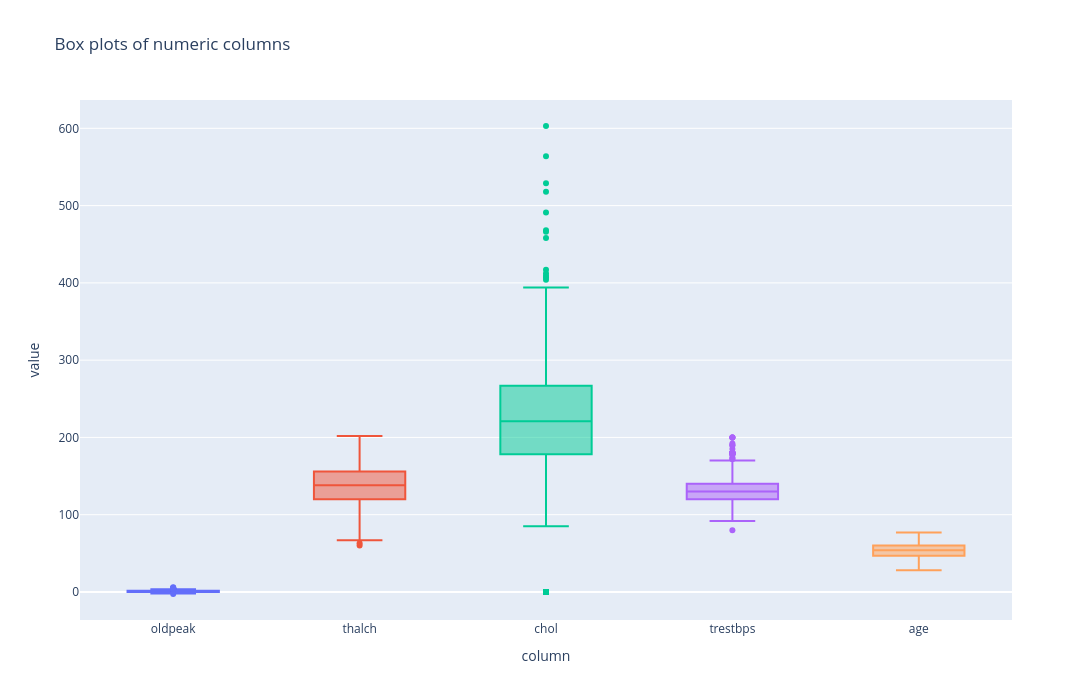

Here is the notebook cell this chart was saved with:
### Code cell
df_box = df[numeric_cols].melt(var_name="column", value_name="value")
fig = px.box(
    df_box,
    x="column",
    y="value",
    color="column",
    title="Box plots of numeric columns"
)
fig.update_layout(width=1100, height=700, showlegend=False)
fig.show()

### Figure 1 — Plotly figure (JSON) as saved in the notebook; plotly's stock layout.template omitted (floating-point values rounded to 4 significant figures; data arrays with more than 128 entries replaced by an {"elided": "..."} marker saying what was removed)
{"data": [{"alignmentgroup": "True", "hovertemplate": "column=%{x}<br>value=%{y}<extra></extra>", "legendgroup": "oldpeak", "marker": {"color": "#636efa"}, "name": "oldpeak", "notched": false, "offsetgroup": "oldpeak", "orientation": "v", "showlegend": true, "type": "box", "x": {"elided": "919 str values"}, "x0": " ", "xaxis": "x", "y": {"elided": "919 float values"}, "y0": " ", "yaxis": "y"}, {"alignmentgroup": "True", "hovertemplate": "column=%{x}<br>value=%{y}<extra></extra>", "legendgroup": "thalch", "marker": {"color": "#EF553B"}, "name": "thalch", "notched": false, "offsetgroup": "thalch", "orientation": "v", "showlegend": true, "type": "box", "x": {"elided": "919 str values"}, "x0": " ", "xaxis": "x", "y": {"elided": "919 float values"}, "y0": " ", "yaxis": "y"}, {"alignmentgroup": "True", "hovertemplate": "column=%{x}<br>value=%{y}<extra></extra>", "legendgroup": "chol", "marker": {"color": "#00cc96"}, "name": "chol", "notched": false, "offsetgroup": "chol", "orientation": "v", "showlegend": true, "type": "box", "x": {"elided": "919 str values"}, "x0": " ", "xaxis": "x", "y": {"elided": "919 float values"}, "y0": " ", "yaxis": "y"}, {"alignmentgroup": "True", "hovertemplate": "column=%{x}<br>value=%{y}<extra></extra>", "legendgroup": "trestbps", "marker": {"color": "#ab63fa"}, "name": "trestbps", "notched": false, "offsetgroup": "trestbps", "orientation": "v", "showlegend": true, "type": "box", "x": {"elided": "919 str values"}, "x0": " ", "xaxis": "x", "y": {"elided": "919 float values"}, "y0": " ", "yaxis": "y"}, {"alignmentgroup": "True", "hovertemplate": "column=%{x}<br>value=%{y}<extra></extra>", "legendgroup": "age", "marker": {"color": "#FFA15A"}, "name": "age", "notched": false, "offsetgroup": "age", "orientation": "v", "showlegend": true, "type": "box", "x": {"elided": "919 str values"}, "x0": " ", "xaxis": "x", "y": {"elided": "919 float values"}, "y0": " ", "yaxis": "y"}], "layout": {"boxmode": "overlay", "height": 700, "legend": {"title": {"text": "column"}, "tracegroupgap": 0}, "showlegend": false, "title": {"text": "Box plots of numeric columns"}, "width": 1100, "xaxis": {"anchor": "y", "categoryarray": ["oldpeak", "thalch", "chol", "trestbps", "age"], "categoryorder": "array", "domain": [0, 1], "title": {"text": "column"}}, "yaxis": {"anchor": "x", "domain": [0, 1], "title": {"text": "value"}}}}
